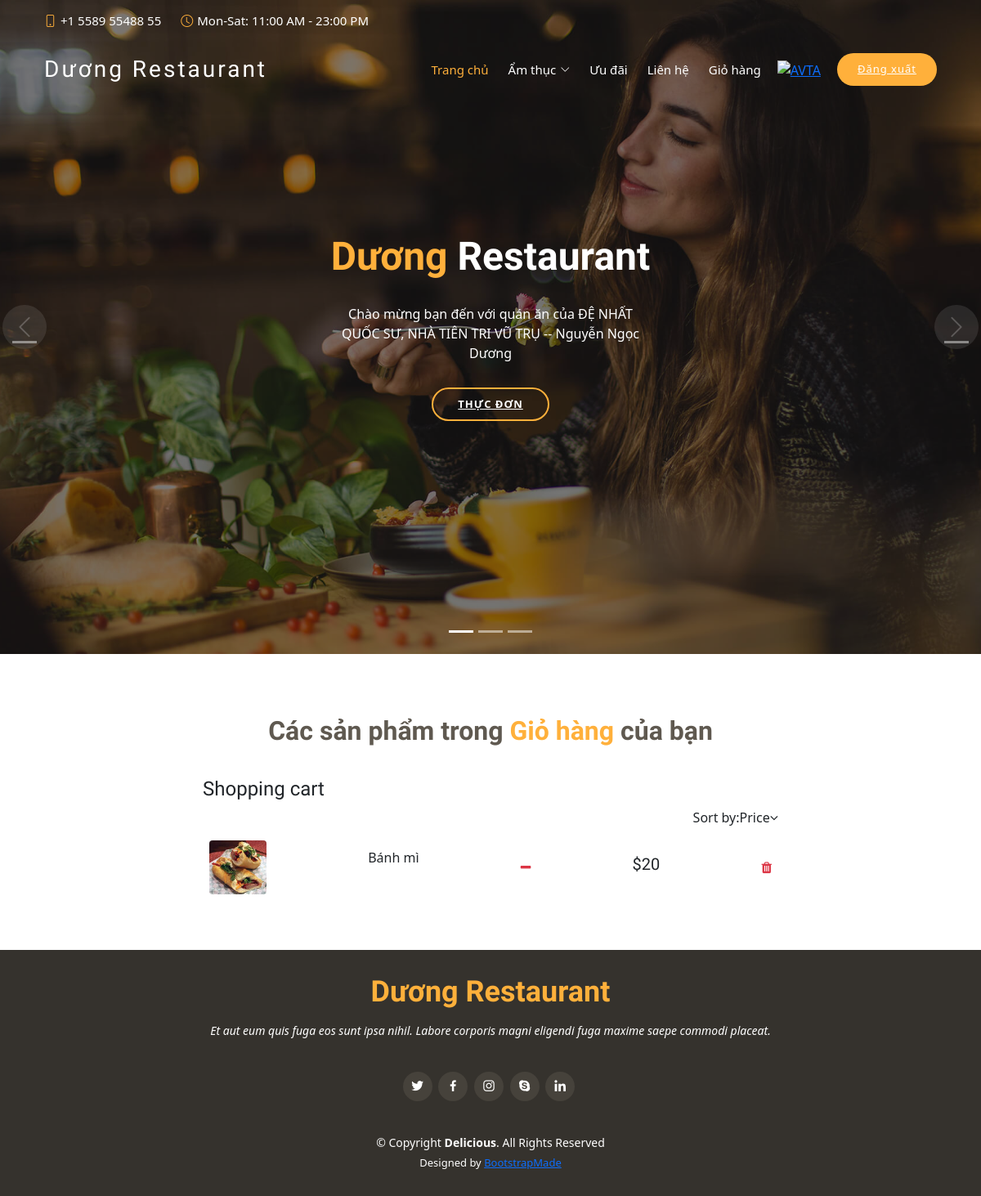
The app's page /duong/index.php?act=giohang&&id_tk=4 (signed in) with its own data.
### tables this page shows
CREATE TABLE `giohang` (
  `id_gh` int(11) NOT NULL,
  `id_sp` int(11) NOT NULL,
  `id_tk` int(11) NOT NULL
);

CREATE TABLE `sanpham` (
  `id_sp` int(11) NOT NULL,
  `ten_sp` varchar(255) NOT NULL,
  `anh` varchar(255) DEFAULT NULL,
  `gia` int(11) NOT NULL,
  `mota` text NOT NULL,
  `luotmua` int(11) NOT NULL DEFAULT 0,
  `luotxem` int(50) NOT NULL DEFAULT 0,
  `id_dm` int(11) NOT NULL COMMENT 'id danh mục',
  `ud` enum('0','1') NOT NULL DEFAULT '0' COMMENT '0:không ưu đãi\r\n1:có ưu đãi',
  `giatri_ud` int(11) DEFAULT NULL COMMENT 'Giá ưu đãi'
);

### duong/model/pdo.php (called while the page is built, shortened)
<?php
function pdo_get_connection(){
    $dburl = "mysql:host=localhost;dbname=nhomduong;charset=utf8";
    $username = 'root';
    $password = '';
    $conn = new PDO($dburl, $username, $password);
    $conn->setAttribute(PDO::ATTR_ERRMODE, PDO::ERRMODE_EXCEPTION);
    return $conn;
}
function pdo_query($sql){
    $sql_args = array_slice(func_get_args(), 1);
    try{
        $conn = pdo_get_connection();
        $stmt = $conn->prepare($sql);
        $stmt->execute($sql_args);
        $rows = $stmt->fetchAll();
        return $rows;
    }
    catch(PDOException $e){
        throw $e;
    }
    finally{
        unset($conn);
    }
}

### duong/model/giohang.php (called while the page is built, shortened)
<?php
function list_sp_gh($id_tk){
    $sql = "SELECT * FROM giohang as a,sanpham as b WHERE a.id_sp=b.id_sp AND id_tk=".$id_tk;
    $listspgh = pdo_query($sql);
    return $listspgh;
}
?>

### duong/giohang/list.php (the view)
<section id="menu" class="menu">
      <div class="container amthuc" id="amthuc">
        <div class="section-title " >
          <h2>Các sản phẩm trong <span>Giỏ hàng</span> của bạn</h2>
        </div>
        <div class="row d-flex justify-content-center">
                <div class="col-md-8" id="giohang">
                            <div class="p-2">
                                <h4 id="giohang">Shopping cart</h4>
                                <div class="d-flex flex-row align-items-center pull-right"><span class="mr-1">Sort by:</span><span class="mr-1 font-weight-bold">Price</span><i class="fa fa-angle-down"></i></div>
                            </div>
                            <?php
                                    foreach($listspgh as $spgh){
                                        extract($spgh);
                                        echo '                            <div class="d-flex flex-row justify-content-between align-items-center p-2 bg-white mt-4 px-3 rounded">
                                        <div class="mr-1"><img class="rounded" src="../img/'.$anh.'" width="70"></div>
                                        <div class="d-flex flex-column align-items-center product-details"><span class="font-weight-bold">'.$ten_sp.'</span>
                                            <div class="d-flex flex-row product-desc">
                                                <div class="size mr-1"><span class="text-grey"></span><span class="font-weight-bold">&nbsp;</span></div>
                                                <div class="color"><span class="text-grey"></span><span class="font-weight-bold">&nbsp;</span></div>
                                            </div>
                                        </div>
                                        <div class="d-flex flex-row align-items-center qty"><i class="fa fa-minus text-danger"></i>
                                            <h5 class="text-grey mt-1 mr-1 ml-1"></h5></div>
                                        <div>
                                            <h5 class="text-grey">$'.$gia.'</h5>
                                        </div>
                                        <div class="d-flex align-items-center"><a href="index.php?act=xoagiohang&&id='.$id_gh.'&&id_tk='.$_GET['id_tk'].'#giohang"><i class="fa fa-trash mb-1 text-danger"></i></a></div>
                                    </div>';
                                    }
                                ?>
                        </div>
                </div>
      </div>
</section>

### duong/assets/css/style.css (style rules this page uses)
body { font-family: "Poppins", sans-serif; color: #444444; }
a { text-decoration: none; color: #ffb03b; }
h1, h2, h3, h4, h5, h6 { font-family: "Satisfy", sans-serif; }
section { padding: 60px 0; }
.section-title { text-align: center; padding-bottom: 30px; }
.section-title h2 { margin: 15px 0 0 0; font-size: 32px; font-weight: 700; color: #5f5950; }
.section-title h2 span { color: #ffb03b; }

### records on screen
giohang: id_sp.anh (picture), id_sp.ten_sp "Bánh mì", id_sp.gia "20"
